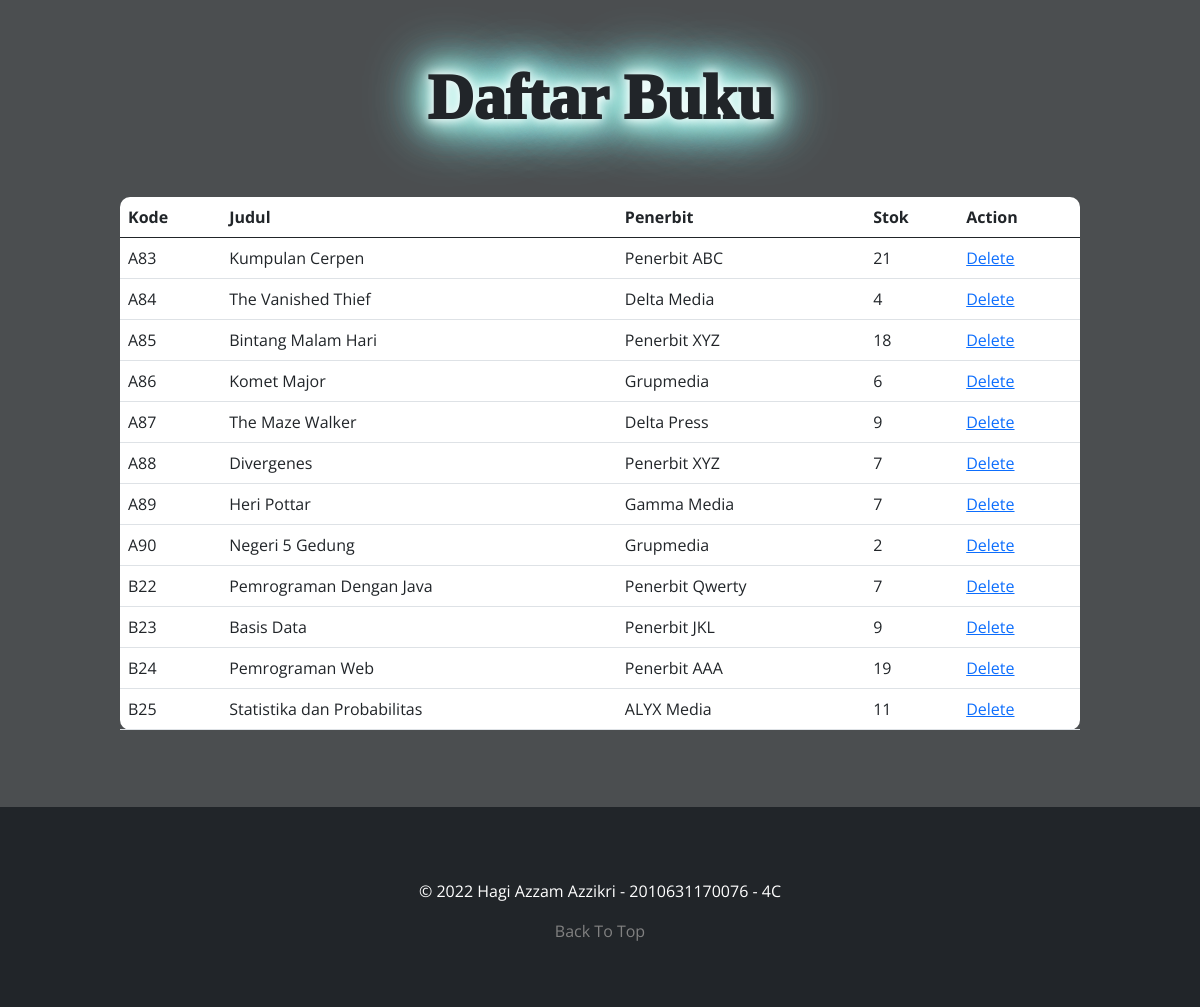
The page / on the database its author committed.
### tables this page shows
CREATE TABLE `buku` (
  `kode_buku` varchar(20) NOT NULL,
  `judul_buku` varchar(50) DEFAULT NULL,
  `penerbit_buku` varchar(40) DEFAULT NULL,
  `stok` int(255) DEFAULT NULL
);

### index.php (the view, shortened to what this page needs)
<?php
include("connection.php");
?>
<!DOCTYPE html>
<html lang="en">
<head>
    <link href="https://cdn.jsdelivr.net/npm/bootstrap@5.0.2/dist/css/bootstrap.min.css" rel="stylesheet"/>
    <link rel ="stylesheet" href="style.css"/>
</head>
<body>
  <section id="awal">
      <div class="container" style="margin-top: 60px;">
          <div class="row text-center mb-1">
              <h2 class="judul">Daftar Buku</h2>
          </div>
      </div>
  </section>
  <section id="table" style="background-color: #4b4e50; padding-bottom: 5px;">
    <br><br>
    <table class="table">
        <thead>
            <tr>
            <th scope="col">Kode</th>
            <th scope="col">Judul</th>
            <th scope="col">Penerbit</th>
            <th scope="col">Stok</th>
            <th scope="col">Action</th>
            </tr>
        </thead>
        <tbody>
            <?php
                $sql = "SELECT kode_buku, judul_buku, penerbit_buku, stok FROM buku";
                $query = mysqli_query($conn,$sql);
            ?>
            <?php foreach ($query as $row) : ?>
                <tr>
                <td><?= $row['kode_buku']; ?></td>
                <td><?= $row['judul_buku']; ?></td>
                <td><?= $row['penerbit_buku']; ?></td>
                <td><?= $row['stok']; ?></td>
                <td><a href="deletedata.php?kode_buku=<?php echo $row["kode_buku"]; ?>">Delete</a></td>
                </tr>
            <?php endforeach; ?>
        </tbody>
    </table>
  </section>
  <br><br><br>
  <footer class="bg-dark text-white text-center pb-5";">
      <br><br><br>
      <p>&copy; 2022 Hagi Azzam Azzikri - 2010631170076 - 4C</p>
      <p>
        <a href=#>Back To Top</a>
      </p>
  </footer>
</body>
</html>

### style.css (style rules this page uses)
body { position: relative; font-family: "Open Sans"; background-color: #4b4e50; }
.judul { font-family: "Nevis"; font-weight: 1000; font-size: 64px; text-shadow: 0 0 10px #fff, 0 0 20px #fff, 0 0 30px #99fff1, 0 0 40px #99fff1, 0 0 50px #99fff1, 0 0 60px #99fff1, 0 0 70px #99fff1; }
.table { width: 80%; margin: 0 auto; background-color: white; border-radius: 10px; }
footer a { color: rgb(129, 129, 129); text-decoration: none; }

### rows shown on the page
buku: kode_buku "A83", judul_buku "Kumpulan Cerpen", penerbit_buku "Penerbit ABC", stok "21"
buku: kode_buku "A84", judul_buku "The Vanished Thief", penerbit_buku "Delta Media", stok "4"
buku: kode_buku "A85", judul_buku "Bintang Malam Hari", penerbit_buku "Penerbit XYZ", stok "18"
buku: kode_buku "A86", judul_buku "Komet Major", penerbit_buku "Grupmedia", stok "6"
buku: kode_buku "A87", judul_buku "The Maze Walker", penerbit_buku "Delta Press", stok "9"
buku: kode_buku "A88", judul_buku "Divergenes", penerbit_buku "Penerbit XYZ", stok "7"
buku: kode_buku "A89", judul_buku "Heri Pottar", penerbit_buku "Gamma Media", stok "7"
buku: kode_buku "A90", judul_buku "Negeri 5 Gedung", penerbit_buku "Grupmedia", stok "2"
buku: kode_buku "B22", judul_buku "Pemrograman Dengan Java", penerbit_buku "Penerbit Qwerty", stok "7"
buku: kode_buku "B23", judul_buku "Basis Data", penerbit_buku "Penerbit JKL", stok "9"
buku: kode_buku "B24", judul_buku "Pemrograman Web", penerbit_buku "Penerbit AAA", stok "19"
buku: kode_buku "B25", judul_buku "Statistika dan Probabilitas", penerbit_buku "ALYX Media", stok "11"
